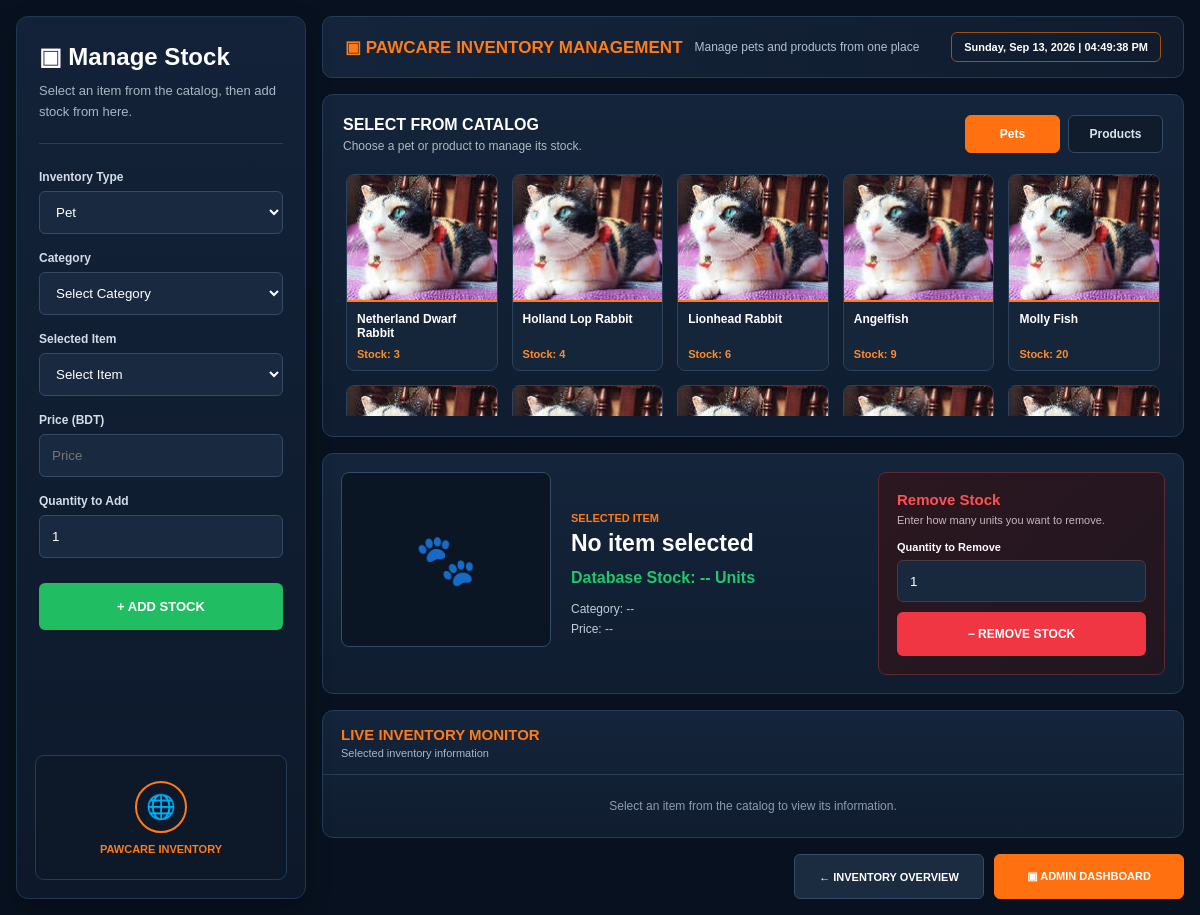
Page /index.php?page=admin/manage_inventory (signed in) on the committed database.
### tables this page shows
CREATE TABLE `pets` (
  `pet_id` int(11) NOT NULL,
  `category_id` int(11) NOT NULL,
  `pet_name` varchar(100) NOT NULL,
  `breed` varchar(100) NOT NULL,
  `age` varchar(30) DEFAULT NULL,
  `gender` enum('Male','Female','Mixed') DEFAULT 'Mixed',
  `color` varchar(50) DEFAULT NULL,
  `weight` varchar(30) DEFAULT NULL,
  `price` decimal(10,2) NOT NULL,
  `stock` int(11) NOT NULL DEFAULT 0,
  `health_status` enum('Healthy','Under Treatment') DEFAULT 'Healthy',
  `vaccination_status` enum('Vaccinated','Not Vaccinated') DEFAULT 'Vaccinated',
  `image` varchar(255) DEFAULT 'default_pet.jpg',
  `description` text DEFAULT NULL,
  `status` enum('Available','Out of Stock') DEFAULT 'Available',
  `created_at` timestamp NOT NULL DEFAULT current_timestamp()
);

### controllers/admin_manage_inventory_controller.php (called while the page is built, shortened)
<?php
require_once __DIR__ . '/../helpers/helpers.php';
require_once __DIR__ . '/../models/admin_model.php';
function admin_manage_inventory_controller($conn) {
    $pets = admin_inventory_list($conn, "pet");
    require __DIR__ . '/../views/admin/manage_inventory.php';
}

### models/admin_model.php (called while the page is built, shortened)
<?php
function admin_inventory_list($conn, $type) {
    $items = [];
    if ($type === "pet") {
        $sql = "SELECT p.*, pc.category_name FROM pets p LEFT JOIN pet_categories pc ON p.category_id = pc.category_id ORDER BY p.pet_id DESC";
    } else {
        $sql = "SELECT p.*, pc.category_name FROM products p LEFT JOIN product_categories pc ON p.category_id = pc.category_id ORDER BY p.product_id DESC";
    }
    $result = mysqli_query($conn, $sql);
    if ($result) {
        while ($row = mysqli_fetch_assoc($result)) {
            $items[] = $row;
        }
    }
    return $items;
}

### helpers/helpers.php (called while the page is built, shortened)
<?php
function route_url($page, $query = "") {
    $directory = str_replace("\\", "/", dirname($_SERVER["SCRIPT_NAME"]));
    $role = basename($directory);
    $url = rtrim($directory, "/") . "/index.php?page=" . urlencode($page);
    return $url;
}

### views/admin/manage_inventory.php (the view, shortened to what this page needs)
<!DOCTYPE html>
<html lang="en">
<head>
    <link rel="stylesheet" href="../assets/css/manage-inventory.css?v=3">
</head>
<body>
<div class="management-page">
    <aside class="management-sidebar">
        <h1>▣ Manage Stock</h1>
        <p class="sidebar-text">Select an item from the catalog, then add stock from here.</p>
        <form method="POST" id="inventoryForm">
            <div class="field">
                <label>Inventory Type</label>
                <select id="inventoryType" name="inventory_type">
                    <option value="pet">Pet</option>
                </select>
            </div>
            <div class="field">
                <label>Category</label>
                <select id="categorySelect">
                    <option value="">Select Category</option>
                </select>
            </div>
            <div class="field">
                <label>Selected Item</label>
                <select id="itemSelect" name="item_id" required>
                    <option value="">Select Item</option>
                </select>
            </div>
            <div class="field">
                <label>Price (BDT)</label>
                <input type="number" id="itemPrice" name="price" min="0.01" step="0.01" placeholder="Price" required>
            </div>
            <div class="field">
                <label>Quantity to Add</label>
                <input type="number" id="stockQuantity" name="quantity" value="1" min="1" required>
            </div>
            <button type="submit" name="add_inventory" class="add-inventory-btn">+ ADD STOCK</button>
        </form>
        <div class="managing-status">
            <div>🌐</div>
            <span>PAWCARE INVENTORY</span>
        </div>
    </aside>
    <main class="management-content">
        <header class="management-header">
            <div>
                <strong>▣ PAWCARE INVENTORY MANAGEMENT</strong>
                <small>Manage pets and products from one place</small>
            </div>
            <div class="header-time">
                <span id="currentDate"></span> |
                <span id="currentTime"></span>
            </div>
        </header>
        <section class="catalog-section">
            <div class="section-heading">
                <div>
                    <h3>SELECT FROM CATALOG</h3>
                    <p>Choose a pet or product to manage its stock.</p>
                </div>
                <div class="catalog-tabs">
                    <button type="button" class="catalog-tab active" data-type="pet">Pets</button>
                    <button type="button" class="catalog-tab" data-type="product">Products</button>
                </div>
            </div>
            <div class="catalog-grid" id="petCatalog">
                <?php foreach ($pets as $pet): ?>
                    <div class="catalog-card"
                         data-type="pet"
                         data-id="<?= (int)$pet["pet_id"] ?>"
                         data-category="<?= htmlspecialchars($pet["category_name"] ?? "") ?>"
                         data-name="<?= htmlspecialchars($pet["pet_name"]) ?>"
                         data-price="<?= (float)$pet["price"] ?>"
                         data-stock="<?= (int)$pet["stock"] ?>">
                        <img src="../assets/uploads/pets/<?= htmlspecialchars($pet["image"] ?? "default_pet.jpg") ?>" alt="<?= htmlspecialchars($pet["pet_name"]) ?>">
                        <div class="catalog-card-info">
                            <p><?= htmlspecialchars($pet["pet_name"]) ?></p>
                            <span>Stock: <?= (int)$pet["stock"] ?></span>
                        </div>
                    </div>
                <?php endforeach; ?>
            </div>
        </section>
        <section class="selected-preview">
            <div class="preview-image" id="previewImage">
                <span>🐾</span>
            </div>
            <div class="preview-info">
                <span class="selected-label">SELECTED ITEM</span>
                <h2 id="selectedName">No item selected</h2>
                <strong id="selectedStock">Database Stock: -- Units</strong>
                <p id="selectedCategory">Category: --</p>
                <p id="selectedPrice">Price: --</p>
            </div>
            <div class="remove-panel">
                <h4>Remove Stock</h4>
                <p>Enter how many units you want to remove.</p>
            <form method="POST" id="removeInventoryForm">
                <label>Quantity to Remove</label>
                <input type="number" name="remove_quantity" id="removeQuantity" min="1" value="1" required>
                <button type="submit" name="remove_inventory" value="1" class="remove-btn">− REMOVE STOCK</button>
            </form>
            </div>
        </section>
        <section class="live-monitor">
            <div class="monitor-title">
                <div>
                    <h3>LIVE INVENTORY MONITOR</h3>
                    <p>Selected inventory information</p>
                </div>
            </div>
            <div class="monitor-placeholder" id="monitorContent">
                Select an item from the catalog to view its information.
            </div>
        </section>
        <div class="management-actions">
            <a href="<?php echo htmlspecialchars(route_url("admin/inventory")); ?>" class="back-btn">← INVENTORY OVERVIEW</a>
            <a href="<?php echo htmlspecialchars(route_url("admin/dashboard_overview")); ?>" class="back-btn">▣ ADMIN DASHBOARD</a>
        </div>
    </main>
</div>
</body>
</html>

### rows in the picture
pets: image (placeholder picture), pet_name "Netherland Dwarf Rabbit", stock "3"
pets: image (placeholder picture), pet_name "Holland Lop Rabbit", stock "4"
pets: image (placeholder picture), pet_name "Lionhead Rabbit", stock "6"
pets: image (placeholder picture), pet_name "Angelfish", stock "9"
pets: image (placeholder picture), pet_name "Molly Fish", stock "20"
pets: image (placeholder picture)
pets: image (placeholder picture)
pets: image (placeholder picture)
pets: image (placeholder picture)
pets: image (placeholder picture)
